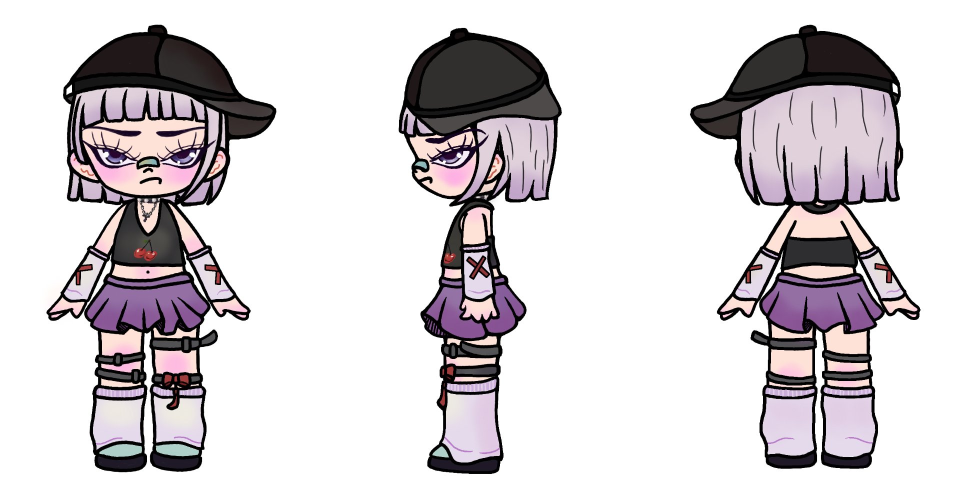
#> input picture assets/ip-threeview.jpg, 1920 x 1007 px (shown at 1/2 size)
$ python crop_ip.py
#> lines starting #> are read from the running program, lines starting #| are printed output that depends on the picture; after the words box and inside, x2 and y2 are one past the last pixel; in counts of white or black regions, pixels touching at a corner belong together
# -*- coding: utf-8 -*-
"""IP 三视图处理：裁切三个视角 + 白底转透明 + 生成 favicon"""
from PIL import Image, ImageDraw
import numpy as np
import os

BASE = os.path.dirname(os.path.dirname(os.path.abspath(__file__)))
SRC = os.path.join(BASE, "assets", "ip-threeview.jpg")
OUT = os.path.join(BASE, "assets")
FILL = (255, 0, 255)  # 洋红作为“已删除背景”标记


def crop_and_transparent(img):
    """从四角 floodfill 清除白色背景，返回 RGBA 图"""
    im = img.convert("RGB")
    w, h = im.size
    corners = [(0, 0), (w - 1, 0), (0, h - 1), (w - 1, h - 1),
               (w // 2, 0), (w // 2, h - 1)]
    for xy in corners:
        try:
            ImageDraw.floodfill(im, xy, FILL, thresh=45)
        except Exception:
            pass
    rgba = im.convert("RGBA")
    arr = np.array(rgba)
    mask = (arr[:, :, 0] == 255) & (arr[:, :, 1] == 0) & (arr[:, :, 2] == 255)
    arr[mask, 3] = 0
    out = Image.fromarray(arr, "RGBA")
    # 按非透明区域裁紧
    alpha = out.split()[3]
    bbox = alpha.point(lambda p: 255 if p > 10 else 0).getbbox()
    if bbox:
        out = out.crop(bbox)
    return out


def save_favicon(front):
    """取头部区域做方形 favicon"""
    w, h = front.size
    head_h = int(h * 0.42)
    head = front.crop((0, 0, w, head_h))
    hw, hh = head.size
    side = min(hw, hh)
    left = (hw - side) // 2
    head = head.crop((left, 0, left + side, side)).resize((128, 128), Image.LANCZOS)
    head.save(os.path.join(OUT, "favicon.png"))


def main():
    img = Image.open(SRC)
#> img is the input picture: PIL image 1920x1007 RGB; mean R, G, B 212.1, 207.6, 210.5
    w, h = img.size
#> w = 1920; h = 1007
    print("source size:", w, h)
#| source size: 1920 1007

    thirds = [
        ("ip-front.png", img.crop((0, 0, w // 3, h))),
        ("ip-side.png", img.crop((w // 3, 0, 2 * w // 3, h))),
        ("ip-back.png", img.crop((2 * w // 3, 0, w, h))),
    ]
    results = {}
    for name, piece in thirds:
        cut = crop_and_transparent(piece)
        # 统一缩放到高 760px
        scale = 760 / cut.height
        cut = cut.resize((int(cut.width * scale), 760), Image.LANCZOS)
        cut.save(os.path.join(OUT, name))
        results[name] = cut.size
        print(name, "->", cut.size)
#> this loop made 3 passes
#> (name, bbox in crop_and_transparent, scale) on passes 1 to 3: ('ip-front.png', (92, 49, 553, 945), 0.848), ('ip-side.png', (157, 55, 484, 948), 0.851), ('ip-back.png', (98, 49, 561, 938), 0.855)
#| ip-front.png -> (391, 760)
#| ip-side.png -> (278, 760)
#| ip-back.png -> (395, 760)
#> pass 1, in crop_and_transparent, `im = img.convert("RGB")`:
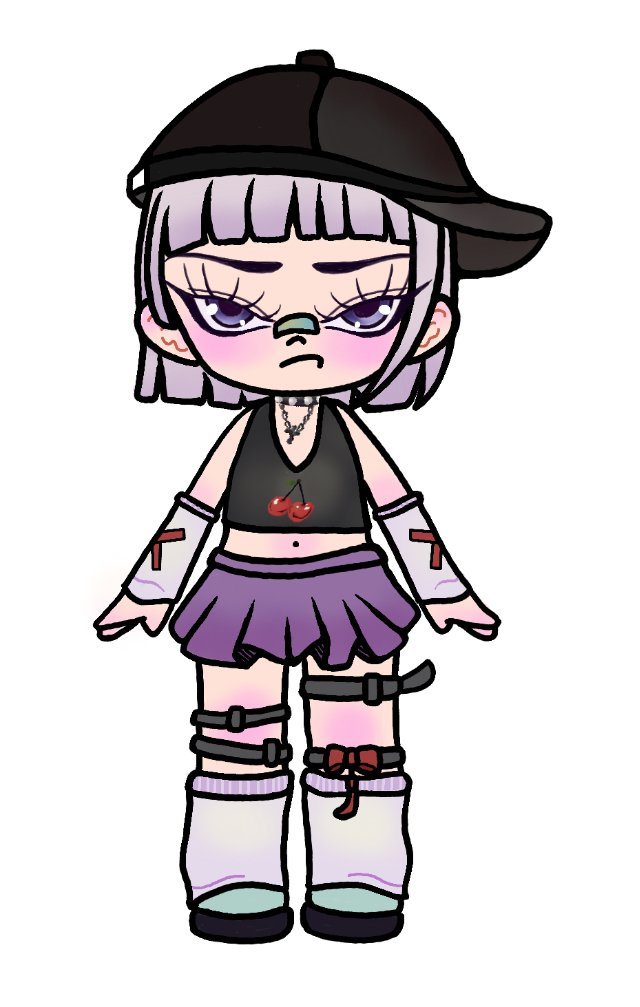
#> im: PIL image 640x1007 RGB; mean R, G, B 205.5, 200.3, 203.1
#> pass 1, in crop_and_transparent, `rgba = im.convert("RGBA")`:
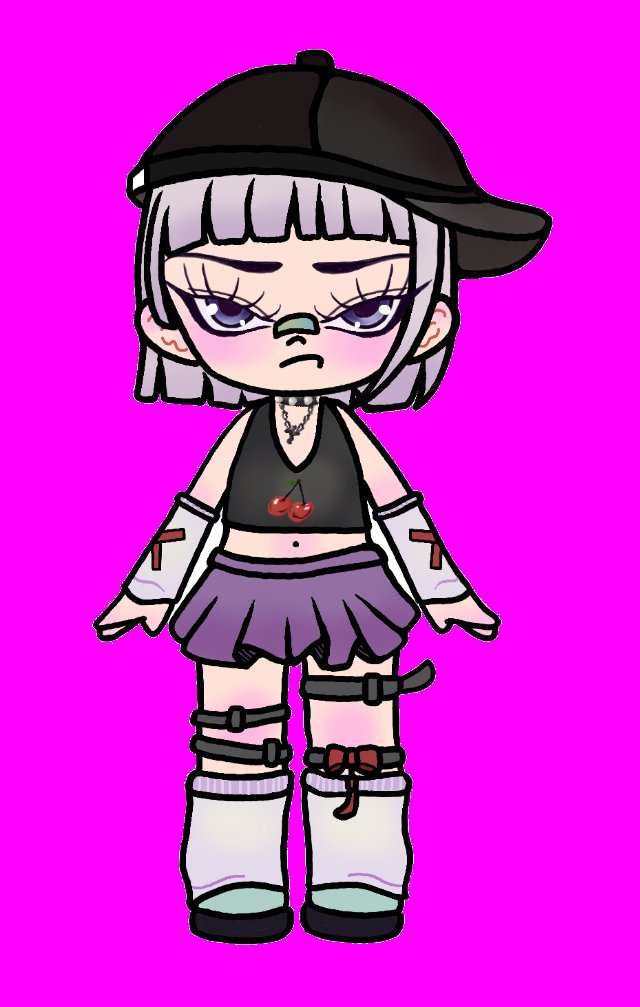
#> rgba: PIL image 640x1007 RGBA; mean R, G, B, A 205.6, 38, 203.2, 255
#> pass 1, in crop_and_transparent, `mask = (arr[:, :, 0] == 255) & (arr[:, :, 1] == 0) & (arr[:, :, 2] == ..`:
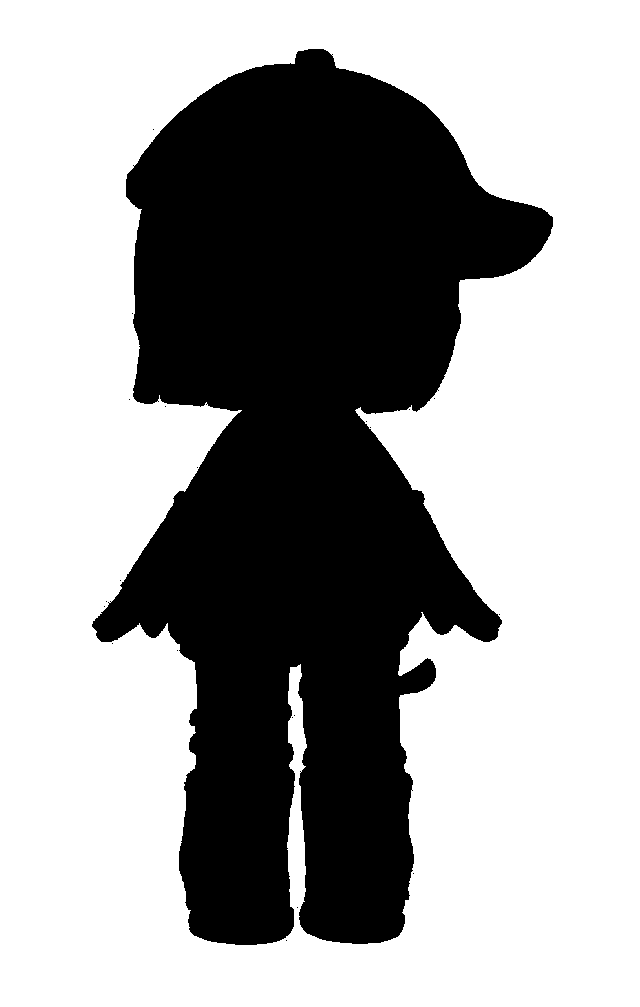
#> mask: shape (1007, 640) bool; 63.7% white; 21 black regions (20 under 20 px), largest, box (x1, y1, x2, y2) and area: (92, 49, 553, 945) 234230
#> after the loop:
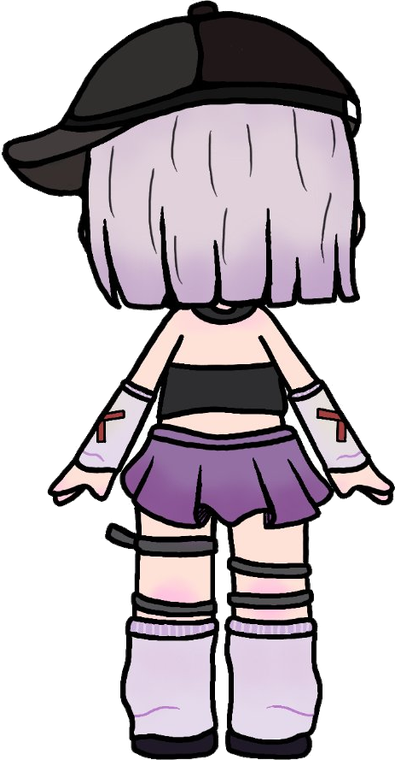
#> cut: PIL image 395x760 RGBA; mean R, G, B, A 79.6, 71.6, 77.5, 144.8; transparent parts drawn white
#> after the loop, results = {'ip-front.png': (391, 760), 'ip-side.png': (278, 760), 'ip-back.png': (395, 760)}

    save_favicon(Image.open(os.path.join(OUT, "ip-front.png")))
#> in save_favicon, `w, h = front.size`: w = 391; h = 760
#> in save_favicon, `head_h = int(h * 0.42)`: head_h = 319
#> in save_favicon, `head = front.crop((0, 0, w, head_h))`:
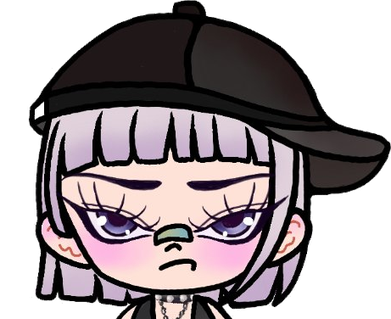
#> head: PIL image 391x319 RGBA; mean R, G, B, A 73.6, 64.8, 67.8, 163.9; transparent parts drawn white
#> in save_favicon, `head = head.crop((left, 0, left + side, side)).resize((128, 128), Imag..`:
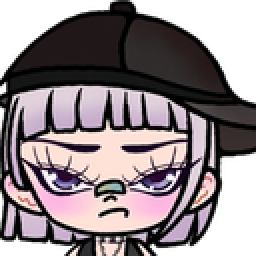
#> head: PIL image 128x128 RGBA (shown 2 times larger); mean R, G, B, A 90.7, 80.3, 83.9, 196.5; transparent parts drawn white
    print("favicon.png saved")


if __name__ == "__main__":
    main()
